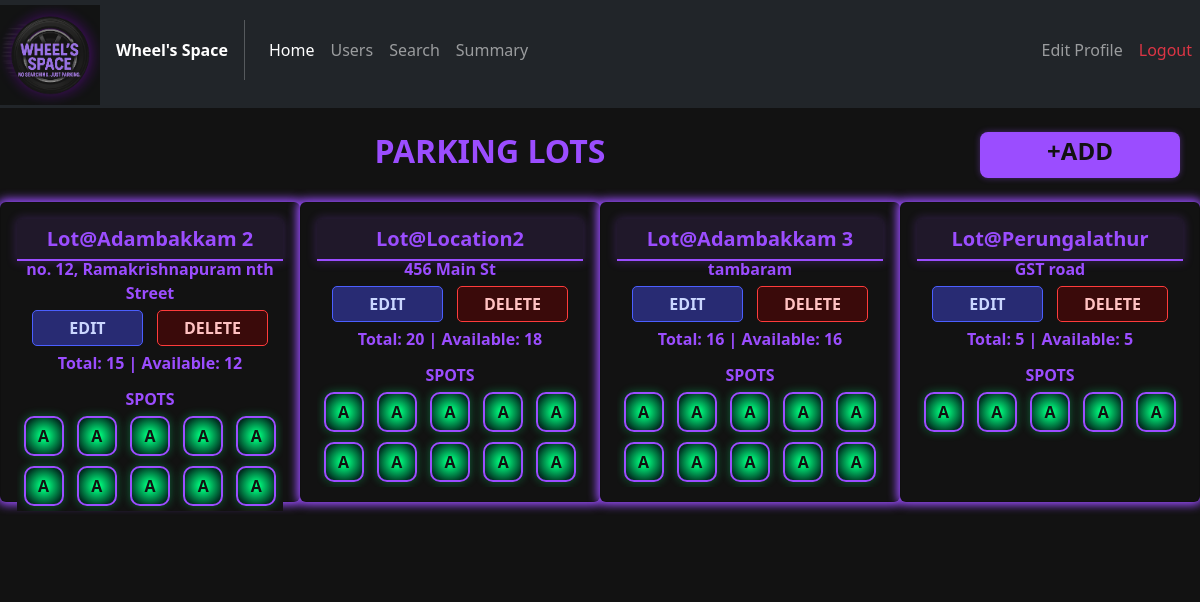
Page /adminhome (signed in) on the committed database.
### models/Lots.py (models this page shows)
class Lots(db.Model):
    __tablename__ = "Lots"
    lot_id   = db.Column(db.Integer, primary_key=True)
    location = db.Column(db.String(30), unique = True, nullable=False)
    price    = db.Column(db.Numeric(10, 2), nullable=False)
    address  = db.Column(db.String(100), nullable = False)
    pincode  = db.Column(db.Integer, nullable=False)
    max_spots= db.Column(db.Integer, nullable=False)
    spots    = db.relationship("Spots",back_populates = "lot")

### models/Spots.py (models this page shows)
class Spots(db.Model):
    __tablename__ = "Spots"
    spot_id = db.Column(db.Integer, primary_key = True)
    lot_id = db.Column(db.Integer, db.ForeignKey("Lots.lot_id"))
    status = db.Column(db.Enum(Status),nullable=False, default = Status.A)
    lot = db.relationship("Lots",back_populates = "spots")
    reservation = db.relationship("Reservations", back_populates = "spot")

### controllers/admin_routes.py (the view)
@admin_routes.route("/adminhome")
def adminhome():
    if session.get("role")!="ADMIN":
        return "INVALID PAGE REQUEST"
    lots_join_spots: list[Lots] = Lots.query.options(joinedload(Lots.spots)).all()
    return render_template("admin_login.html", all_lots=lots_join_spots)

### templates/admin_login.html (shortened to what this page needs)
<!DOCTYPE html>
<html lang="en">
<head>
    <link href="https://cdn.jsdelivr.net/npm/bootstrap@5.2.3/dist/css/bootstrap.min.css" rel="stylesheet"
>
    <link rel="stylesheet" href="../static/css/General_style.css">
    <link rel="stylesheet" href="../static/css/Admin_style.css">
</head>
<body>
    <nav class="navbar navbar-expand-lg navbar-dark bg-dark my-nav-bar">
        <div class="navbar-brand logo">
            <img src="{{ url_for('static', filename='images/logo.png' )}}" alt="LOGO" id="logo"
                class="img-fluid mb-5">
        </div>
        <span class="fw-bold text-white">Wheel's Space</span>
        <div class="collapse navbar-collapse" id="navbarelements">
            <ul class="navbar-nav me-auto">
                <li class="nav-item">
                    <a href="#" class="nav-link my-nav-link active">Home</a>
                </li>
                <li class="nav-item">
                    <a href="{{url_for('admin_routes.adminusers')}}" class="nav-link my-nav-link">Users</a>
                </li>
                <li class="nav-item">
                    <a href="{{url_for('admin_routes.adminsearch')}}" class="nav-link my-nav-link">Search</a>
                </li>
                <li class="nav-item">
                    <a href="{{url_for('admin_routes.adminsummary')}}" class="nav-link my-nav-link">Summary</a>
                </li>
            </ul>
            <ul class="navbar-nav">
                <li class="nav-item">
                    <a href="{{url_for('admin_routes.adminedit')}}" class="nav-link my-nav-link">Edit Profile</a>
                </li>
                <li class="nav-item">
                    <a href="{{url_for('auth_rbac.logout')}}" class="nav-link my-nav-link text-danger">Logout</a>
                </li>
            </ul>
        </div>
    </nav>
    <div class="container-fluid py-4 admin-page-box">
        <div class="row justify-content-center mb-4">
            <div class="col me-auto admin-text h2">PARKING LOTS</div>
            <a href="{{url_for('admin_routes.addlot')}}" class="add-lot ms-auto btn col-4">
                +ADD</a>
        </div>
        <div class="row mb-5 justify-content-center g-4 admin-row">
            {% for lot in all_lots %}
            <div class="col-12 col-md-6 col-xl-3 admin-column">
                <div class="card admin-card">
                    <div class="card-body">
                        <h5 class="card-header">Lot@{{lot.location}}</h5>
                        <p class="card-subtitle">{{lot.address}}</p>
                        <a href="{{url_for('admin_routes.editlot', lot_id=lot.lot_id)}}"
                            class="admin-button edit-btn col-5">EDIT</a>
                        <a href="{{url_for('admin_routes.deletelot', lot_id=lot.lot_id)}}"
                            class="admin-button del-btn col-5">DELETE</a>
                        <p class="card-text">Total: {{lot.max_spots}} | Available: {{lot.spots |
                            selectattr("status.value","equalto","Available") | list | length}}</p>
                        <div class="container admin-lot-table">
                            <div class="row">
                                <p class="card-subtitle">SPOTS</p>
                            </div>
                            {% for spot_batch in lot.spots | batch(5) %}
                            <div class="row">
                                {% for spot in spot_batch %}
                                <a href="{{url_for('admin_routes.viewspot', spot_id=spot.spot_id)}}"
                                    class="col admin-lot-button {{'admin-lot-green' if spot.status.value == 'Available' else 'admin-lot-red'}}">
                                    {{"A" if spot.status.value == 'Available' else "O"}}
                                </a>
                                {% endfor %}
                            </div>
                            {%endfor%}
                        </div>
                    </div>
                </div>
            </div>
            {%endfor%}
        </div>
    </div>
</body>
</html>

### static/css/General_style.css (style rules this page uses)
body { background-color: #121212; }
.logo { max-width: 100px; max-height: 100px; }
.my-nav-bar { padding-top: 0px; }
.my-nav-link { padding: 10px; }
.edit-btn { background-color: #282b73; color: #cbd7ff; border: 1px solid #4b5fff; }
.del-btn { background-color: #3a0a0a; color: #ffc2c2; border: 1px solid #ff3b3b; }

### static/css/Admin_style.css (style rules this page uses)
.admin-row { background-color: #121212; }
.admin-page-box { background-color: #121212; align-content: center; }
.admin-column { display: flex; background-color: #121212; justify-content: center; }
.admin-card { min-width: 300px; background-color: #121212; box-shadow: 0px 0px 10px 3px #9b4dff; height: 300px; z-index: 10; }
.admin-card h5 { text-align: center; border-bottom: 2px solid #9b4dff; font-weight: bold; color: #9b4dff; background-color: rgba(155, 77, 255, 0.1); box-shadow: 0px 0px 10px 2px rgba(155, 77, 255,0.2); }
.admin-card .card-body { text-align: center; }
.admin-button { display: inline-block; text-decoration: none; font-weight: bold; padding: 5px 20px; margin: 5px; border-radius: 5px; transition: 0.2s all linear; text-align: center; cursor: pointer; }
.admin-card p { color: #9b4dff; font-weight: bold; }
.add-lot { background-color: #9b4dff; color: #121212; font-weight: bold; font-size: 1.5em; max-width: 200px; margin: 0px 20px; padding: 0px; border-radius: 8px; transition: all 0.3s ease-in-out; box-shadow: 0 0 6px #9b4dff66; }
.admin-lot-table { background-color: #121212; height: 120px; overflow-y: scroll; }
.admin-lot-button { border: 1px solid #121212; height: 40px; max-width: 40px; margin: 5px auto; border-radius: 10px; align-content: center; color: #121212; text-decoration: none; display: inline-block; font-weight: bold; border: 2px solid #9b4dff; transition: all 0.3s ease-in-out; }
.admin-lot-green { background: radial-gradient(#00ff7f 10%, #003322 80%, #121212 100%); box-shadow: 0 0 10px #00ff7f55; }
.admin-text { color: #9b4dff; font-weight: bold; text-align: center; }

### rows in the picture
Lots: location "Adambakkam 2", address "no. 12, Ramakrishnapuram nth Street", max_spots "15", spots|selectattr "12"
Spots: status "A"
Spots: status "A"
Spots: status "A"
Spots: status "A"
Spots: status "A"
Spots: status "A"
Spots: status "A"
Spots: status "A"
Spots: status "A"
Spots: status "A"
Lots: location "Location2", address "456 Main St", max_spots "20", spots|selectattr "18"
Spots: status "A"
Spots: status "A"
Spots: status "A"
Spots: status "A"
Spots: status "A"
Spots: status "A"
Spots: status "A"
Spots: status "A"
Spots: status "A"
Spots: status "A"
Lots: location "Adambakkam 3", address "tambaram", max_spots "16", spots|selectattr "16"
Spots: status "A"
Spots: status "A"
Spots: status "A"
Spots: status "A"
Spots: status "A"
Spots: status "A"
Spots: status "A"
Spots: status "A"
Spots: status "A"
Spots: status "A"
Lots: location "Perungalathur", address "GST road", max_spots "5", spots|selectattr "5"
Spots: status "A"
Spots: status "A"
Spots: status "A"
Spots: status "A"
Spots: status "A"
